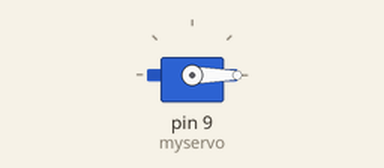
The sketch below on a simulated Arduino Uno, built with avr-gcc and run on an emulated ATmega328P. Shown: servo.

Above: at 0.05 s.
At 2.7 s:
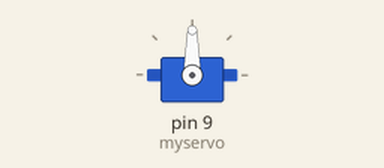
Timing chart, 0 to 6.2 s (numbered marks = the images above):
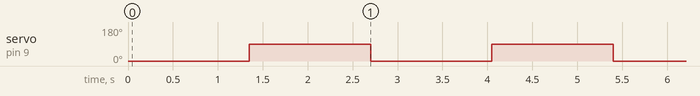

The sketch:

servo.ino
```cpp
/*They are continuous rotatory motor programmed with the help of an object.
 They cause the rotation of the paddle in both clockwise and anti-clockwise direction.*/
#include<Servo.h>
Servo myservo;
int pos=0;
void setup() {
 myservo.attach(9);
}

void loop() {
 /* for(pos=0;pos<=180;pos++)
  {
    myservo.write(pos);
    delay(15);
  }
  for(pos=180;pos>=0;pos--)
  {
    myservo.write(pos);
    delay(15);
  }*/
  myservo.write(0);
  delay(1350);
  myservo.write(90);
  delay(1350);
}
```

Measured:
- by itself, servo on pin 9 (myservo): alternates 90° for 1.4 s and 0° for 1.4 s
